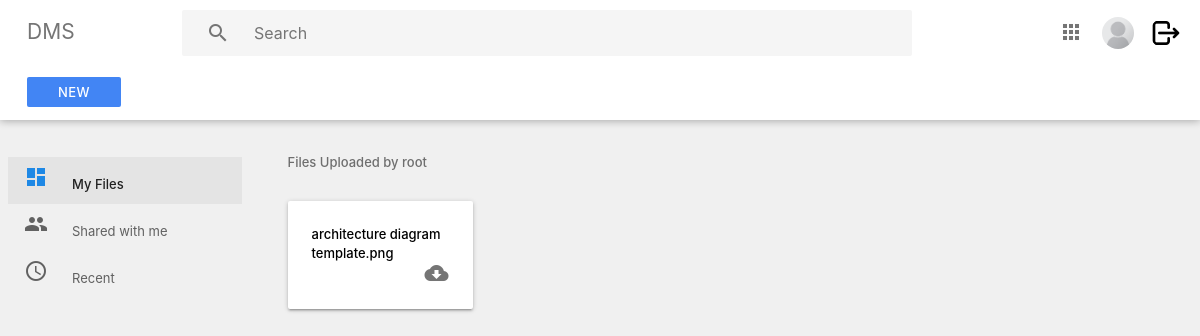
/index/ (signed in), run on an earlier commit of the app's database.
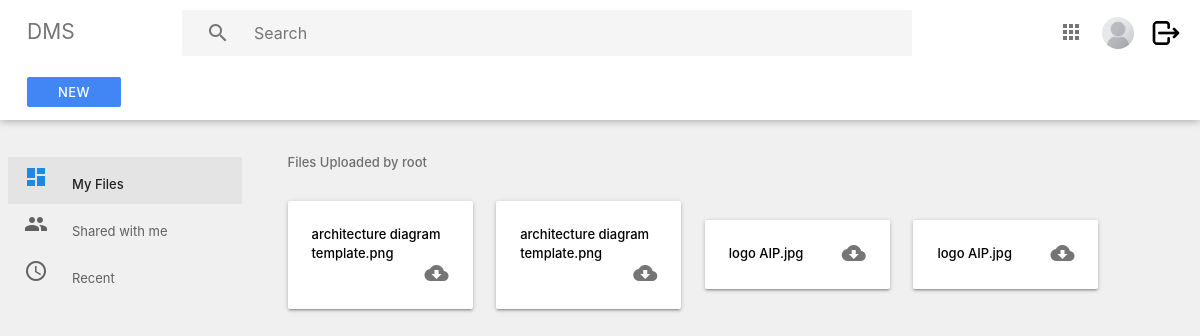
And on a later commit of the database.
### Users/models.py (models this page shows, shortened)
class UserInfo(models.Model):
    groupchoices = models.TextChoices('groupchoices', 'management accounting sales tech')
    user = models.OneToOneField(User,
                                on_delete=models.CASCADE,
                                null=True,
                                blank=True)
    name = models.CharField(max_length=200, null=True)
    email = models.EmailField(max_length=200,null=True)
    image = models.ImageField(null=True, upload_to='profile_pics/')
    active = models.BooleanField(default=True)
    priv_level = models.IntegerField(default=3)
    group = models.CharField(max_length=100,
                             default='tech',
                             choices=groupchoices.choices)

### System/models.py (models this page shows, shortened)
class Version_control(models.Model):
    groupchoices = models.TextChoices('groupchoices', 'management all accounting sales tech')
    name = models.CharField(max_length=100)
    file = models.FileField(upload_to='files/version/')
    org_name = models.CharField(max_length=100, blank=True, null=True)
    extension = models.CharField(max_length=10, blank=True, null=True)
    version = models.IntegerField(default='2')
    prev_version = models.ForeignKey(Files, on_delete=models.SET_NULL, null=True, blank=True)
    pre_ver_control = models.ForeignKey('self', on_delete=models.SET_NULL, null=True, blank=True)
    group = models.CharField(max_length=100,
                             default='all',
                             choices=groupchoices.choices)
    uploaded_by = models.ForeignKey(User, on_delete=models.SET_NULL, null=True, blank=True)
    created_at = models.DateTimeField(auto_now_add=True)
    new_version = models.BooleanField(default=False)
    @property
    def fileURL(self):
        try:
            url = self.file.url
        except:
            url = None
        return url

### System/views.py (the view)
# urls.py: path('index/', include("System.urls")),
@login_required(login_url='login')
def index(request):
    user = UserInfo.objects.get(user=request.user)
    files = Files.objects.filter(uploaded_by=request.user)
    new_ver = Version_control.objects.filter(uploaded_by=request.user)
    if new_ver.count() > 0:
        context = {'data': new_ver, 'index':'index', 'user':user}
    elif files.count() > 0:
        context = {'data': files, 'index':'index', 'user':user}
    else:
         context = {'data': files, 'data1':new_ver, 'index':'index', 'user':user}
    return render(request, 'dms/index.html', context)

### template/dms/index.html (shortened to what this page needs)
{% extends  'dms/section/main.html'%}
{% load static %}
{% block content %}
    <div class="main">
      <div class="container-fluid">
        <p class="subheader">Files Uploaded by {{request.user}}</p>
        {% if data %}
        {% for d in data %}
        <div class="card-panel folder">
          <div class="tooltip">
            <a href="{{d.fileURL}}" style="text-decoration: none;color: black; overflow: hidden;" onMouseOver="this.style.color='blue'"
            onMouseOut="this.style.color='black'">{{d.org_name}}.{{d.extension}}
            </a>
          </div>
          <a href="{{d.fileURL}}" download="{{d.org_name}}}" >
            <i class=" material-icons right">cloud_download</i>
          </a>
        </div>
        {%endfor%}
        {%endif%}
      </div>
    </div>
    {% endblock %}

### template/dms/section/main.html (shortened to what this page needs)
{% load static %}
<!DOCTYPE html>
<html lang="en">
  <head>
    <link
      rel="stylesheet"
      href="https://cdnjs.cloudflare.com/ajax/libs/materialize/1.0.0/css/materialize.min.css"
    />
    <link rel="stylesheet" href="{% static 'css/main.css' %}" />
  </head>
  <body>
    {% include 'dms/section/nav.html' %}
    {% block content %}
    {% endblock %}
  </body>
  {% include 'dms/section/footer.html' %}

### template/dms/section/nav.html (shortened to what this page needs)
{%load static%}
<div class="navbar-fixed">
    <nav class="nav-extended white">
      <div class="nav-wrapper white">
        <ul>
          <li>
            <a href="{% url 'index' %}" class="title grey-text text-darken-1"
              >DMS</a
            >
          </li>
        </ul>
        <div class="search-wrapper">
          <i class="material-icons">search</i>
          <input type="search" name="Search" placeholder="Search" />
        </div>
        <ul class="right">
          <li>
            <a href="#!"
              ><i class="material-icons grey-text text-darken-1">apps</i></a
            >
          </li>
          <li>
            <a href="{% url 'edit'%}"
              ><img src="{{ user.image.url }}" alt="profile pic" class="circle"
            /></a>
          </li>
          <li>
            <a href="{% url 'logout'%}"
              ><img src="{% static 'media/logout.png'%}" alt="profile pic" class="circle"
            /></a>
          </li>
        </ul>
      </div>
      <div class="nav-wrapper nav-2">
        <ul>
          <li>
            <a
              href="{% url 'upload' %}"
              class="waves-effect waves-light btn btn-flat white-text"
              >New</a
            >
          </li>
        </ul>
      </div>
    </nav>
  </div>
  <ul class="side-nav fixed floating transparent z-depth-0">
    <li {% if index %}class="active" {%endif%}>
      <a href="{% url 'index' %}"
        ><i class="material-icons blue-text text-darken-1">dashboard</i>My
        Files{{active}}</a
      >
    </li>
    <li {% if shared %}class="active" {%endif%}>
      <a href="{% url 'shared' %}"><i class="material-icons">people</i>Shared with me</a>
    </li>
    <li {% if recent %}class="active" {%endif%}>
      <a href="#"><i class="material-icons">access_time</i>Recent</a>
    </li>
  </ul>

### template/dms/section/footer.html (shortened to what this page needs)
{% load static %}
</html>

### static/css/main.css (style rules this page uses)
body { background-color: #f0f0f0; font-size: 13px; }
.container-fluid { padding: 1rem 2.5rem; margin: auto; }
.main { position: absolute; width: calc(100% - 250px); top: 125px; margin-left: 250px; }
.subheader { color: rgba(0, 0, 0, 0.54); font-weight: 500; }
nav { box-shadow: 0 1px 8px rgba(0, 0, 0, 0.3); }
nav ul li { text-align: center; }
nav ul.right { padding-right: 12px; }
nav ul.right li { max-width: 48px; }
nav ul a { padding-right: 0 12px; }
nav ul a img { height: 32px; width: 32px; vertical-align: middle; margin-left: -5px; }
.nav-wrapper { padding-left: 12px; }
.nav-wrapper .title { font-size: 1.4rem; }
.nav-wrapper .btn-flat { background-color: #4285f4 !important; font-size: 13px; font-weight: 500; height: 30px; line-height: 30px; width: 94px; }
.nav-2, .nav-2 i { height: 56px !important; line-height: 56px !important; min-height: 56px !important; }
.search-wrapper { margin: 10px auto 0 170px; width: calc(100% - 450px); max-width: 650px; height: 46px; position: fixed; }
.search-wrapper i { color: #757575; position: absolute; font-size: 24px; top: 5px; left: 24px; line-height: 36px !important; }
input[type="search"]:not(.browser-default) { display: block; padding: 11px 8px 11px 72px; width: 100%; background: #f5f5f5; height: 24px; border: none; font-size: 16px; outline: none; border-radius: 2px; color: #757575; }
input[type="search"]::placeholder { color: #757575; }
.side-nav.floating { width: 250px; padding: 85px 8px 0 !important; height: calc(100% - 130px); left: initial; right: initial; top: 125px; transform: initial; z-index: auto; margin: 0.5rem 0 1rem 0; border-radius: 2px; background: transparent; box-shadow: none; }
.side-nav .active { background-color: rgba(0, 0, 0, 0.05); }
.side-nav .active a { color: #212121; font-weight: 500; }
.side-nav li a, .side-nav li a i.material-icons { height: 40px; line-height: 40px; }
.side-nav li a i.material-icons { margin-right: 24px; }
.side-nav li a { padding: 0 16px; font-weight: normal; font-size: 13px; color: #616161; }
.folder { width: 185px; display: inline-block; margin: 15px 20px 15px 0; font-weight: 500; }
.folder i { color: rgba(0, 0, 0, 0.54); margin-top: -3px; }

### template/dms/index.html (style rules this page uses)
.tooltip { position: relative; display: inline-block; }

What changed in the data, as far as the page shows it:
added Version_control: org_name "architecture diagram template", extension "png"
added Version_control: org_name "logo AIP", extension "jpg"
added Version_control: org_name "logo AIP", extension "jpg"
